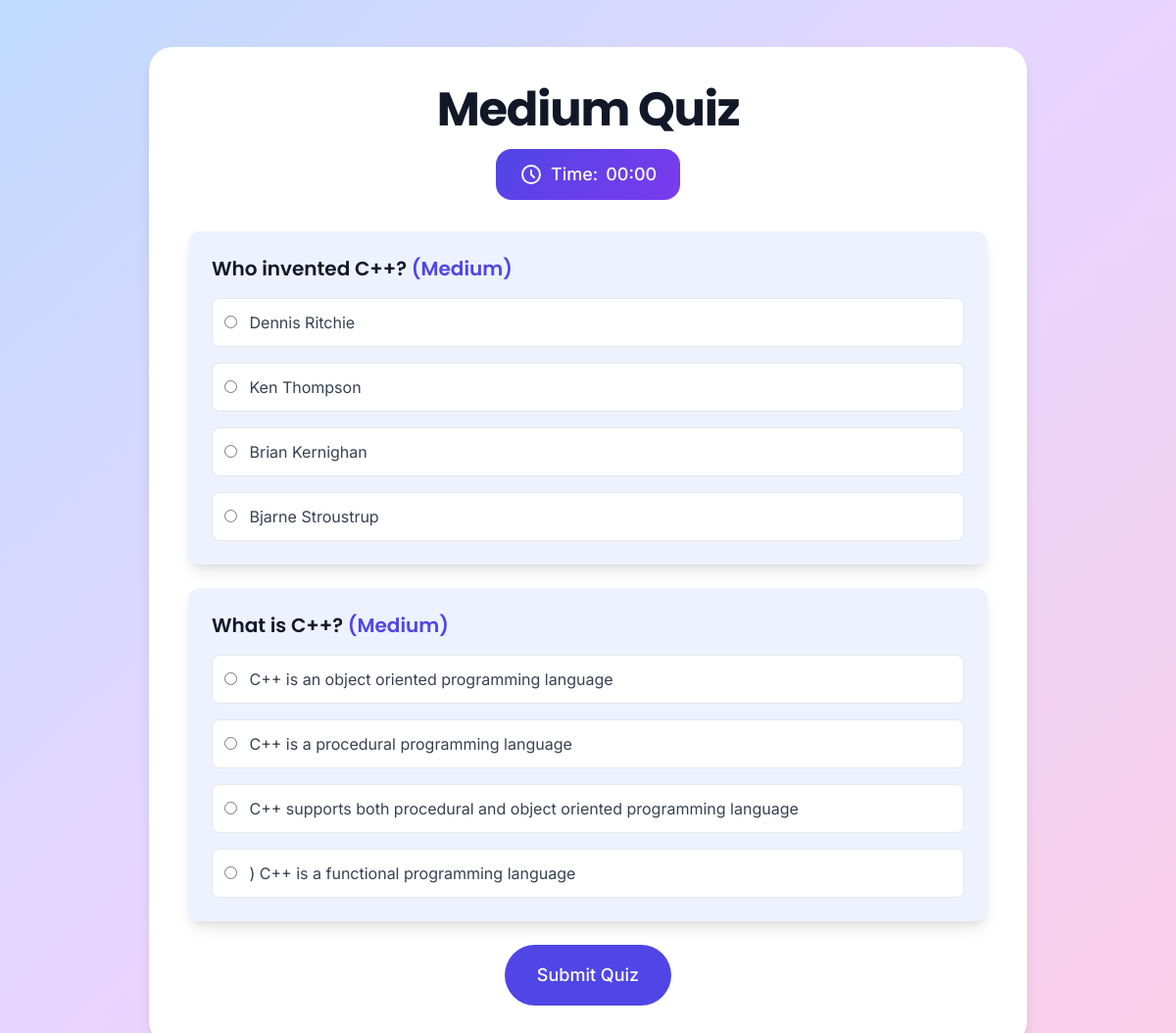
The app's page /quiz/difficulty/Medium/ (signed in) with its own data.
### capp/models.py (models this page shows, shortened)
class Question(models.Model):
    DIFFICULTY_LEVELS = (
        ('Easy', 'Easy'),
        ('Medium', 'Medium'),
        ('Hard', 'Hard'),
    )
    text = models.TextField()
    option1 = models.CharField(max_length=200)
    option2 = models.CharField(max_length=200)
    option3 = models.CharField(max_length=200)
    option4 = models.CharField(max_length=200)
    correct_option = models.IntegerField()
    category = models.CharField(max_length=100, default="General")
    difficulty = models.CharField(max_length=10, choices=DIFFICULTY_LEVELS, default='Easy')  # New difficulty field

### capp/views.py (the view, shortened to what this page needs)
# urls.py: path('quiz/', views.quiz_page, name='quiz_page'),
@login_required
def quiz_page(request, category=None, difficulty=None):
    questions = Question.objects.all()
    if category:
        questions = questions.filter(category=category)
    if difficulty:
        questions = questions.filter(difficulty=difficulty)
    if not questions.exists():
        messages.error(request, 'No questions available for the selected category and difficulty.')
        return redirect('userindex')
    return render(request, 'quiz/quiz_page.html', {'questions': questions, 'category': category, 'difficulty': difficulty})

### templates/quiz/quiz_page.html (shortened to what this page needs)
<!-- {% extends 'quiz/base.html' %}
{% load static %} -->
{% block content %}
    <script src="https://cdn.tailwindcss.com"></script>
</head>
<body class="min-h-screen bg-gradient-to-br from-blue-200 via-purple-200 to-pink-200 flex items-center justify-center py-12 px-4 sm:px-6 lg:px-8">
    <div class="max-w-4xl w-full space-y-8 bg-white rounded-3xl custom-shadow p-10 transform hover:scale-101 transition-transform duration-300 section-slide">
        <div class="text-center">
            <h2 class="text-4xl sm:text-5xl font-bold text-gray-900 tracking-tight animate-pulse">
                {% if category and difficulty %}
                    {{ category }} - {{ difficulty }} Quiz
                {% elif category %}
                    {{ category }} Quiz
                {% elif difficulty %}
                    {{ difficulty }} Quiz
                {% else %}
                    General Quiz
                {% endif %}
            </h2>
            <div class="timer mt-4 text-lg font-medium">
                <svg class="w-6 h-6" fill="none" stroke="currentColor" viewBox="0 0 24 24" xmlns="http://www.w3.org/2000/svg">
                    <path stroke-linecap="round" stroke-linejoin="round" stroke-width="2" d="M12 8v4l3 3m6-3a9 9 0 11-18 0 9 9 0 0118 0z"></path>
                </svg>
                Time: <span id="time">00:00</span>
            </div>
        </div>
        <form method="post" id="quiz-form" class="space-y-6">
            {% for question in questions %}
                <div class="bg-indigo-50 p-6 rounded-xl custom-shadow section-slide">
                    <h5 class="text-xl font-semibold text-gray-900 mb-4">{{ question.text }} <span class="text-indigo-600">({{ question.difficulty }})</span></h5>
                    <div class="space-y-4">
                        <label class="radio-option block p-3 rounded-lg bg-white border border-gray-200 hover:bg-indigo-100 cursor-pointer">
                            <input class="form-check-input mr-2" type="radio" name="{{ question.id }}" value="1" required>
                            <span class="text-gray-700">{{ question.option1 }}</span>
                        </label>
                        <label class="radio-option block p-3 rounded-lg bg-white border border-gray-200 hover:bg-indigo-100 cursor-pointer">
                            <input class="form-check-input mr-2" type="radio" name="{{ question.id }}" value="2">
                            <span class="text-gray-700">{{ question.option2 }}</span>
                        </label>
                        <label class="radio-option block p-3 rounded-lg bg-white border border-gray-200 hover:bg-indigo-100 cursor-pointer">
                            <input class="form-check-input mr-2" type="radio" name="{{ question.id }}" value="3">
                            <span class="text-gray-700">{{ question.option3 }}</span>
                        </label>
                        <label class="radio-option block p-3 rounded-lg bg-white border border-gray-200 hover:bg-indigo-100 cursor-pointer">
                            <input class="form-check-input mr-2" type="radio" name="{{ question.id }}" value="4">
                            <span class="text-gray-700">{{ question.option4 }}</span>
                        </label>
                    </div>
                </div>
            {% empty %}
                <p class="text-center text-gray-500 text-lg">No questions available.</p>
            {% endfor %}
            <div class="flex justify-center">
                <button type="submit" class="inline-flex items-center px-8 py-4 border border-transparent text-lg font-medium rounded-full text-white bg-indigo-600 hover:bg-indigo-700 button-glow focus:outline-none focus:ring-4 focus:ring-offset-2 focus:ring-indigo-400 transform hover:-translate-y-1 transition duration-300">
                    Submit Quiz
                </button>
            </div>
        </form>
    </div>
</body>
</html>
{% endblock %}

### templates/quiz/quiz_page.html (style rules this page uses)
body { font-family: 'Inter', sans-serif; }
h2, h5 { font-family: 'Poppins', sans-serif; }
.custom-shadow { box-shadow: 0 10px 15px -3px rgba(0, 0, 0, 0.1), 0 4px 6px -2px rgba(0, 0, 0, 0.05); }
.section-slide { animation: slideIn 0.5s ease-out; }
.timer { background: linear-gradient(135deg, #4f46e5, #7c3aed); color: white; padding: 0.75rem 1.5rem; border-radius: 1rem; display: inline-flex; align-items: center; gap: 0.5rem; }
.radio-option { transition: background-color 0.3s ease, transform 0.2s ease; }

### records on screen
Question: text "Who invented C++?", difficulty "Medium", option1 "Dennis Ritchie", option2 "Ken Thompson", option3 "Brian Kernighan", option4 "Bjarne Stroustrup"
Question: text "What is C++?", difficulty "Medium", option1 "C++ is an object oriented programming language", option2 "C++ is a procedural programming language", option3 "C++ supports both procedural and object oriented programming language", option4 ") C++ is a functional programming language"

### other values on screen
{{ difficulty }} "Medium"
